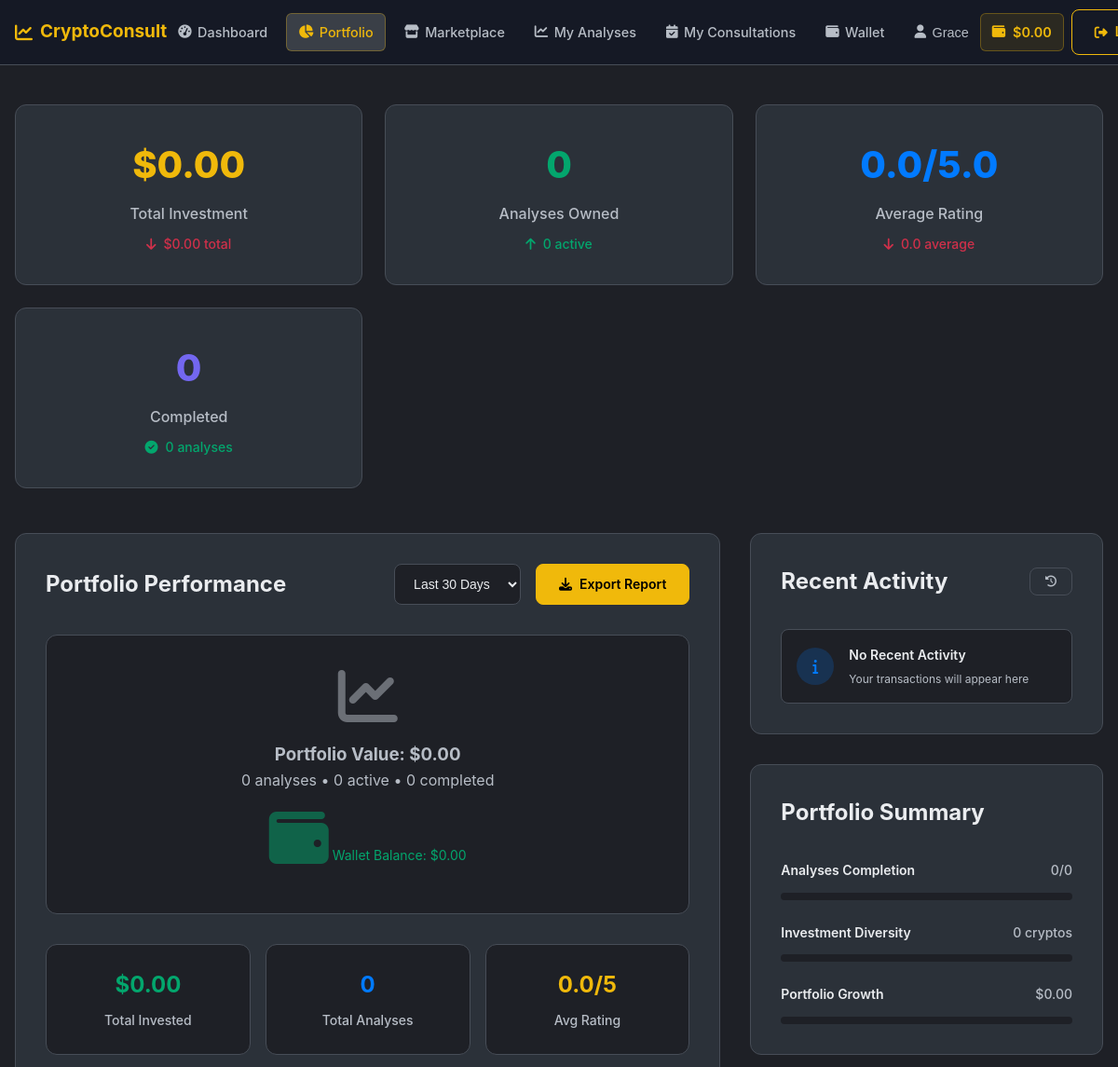
The app's page /portfolio/ (signed in, upper part), older data.
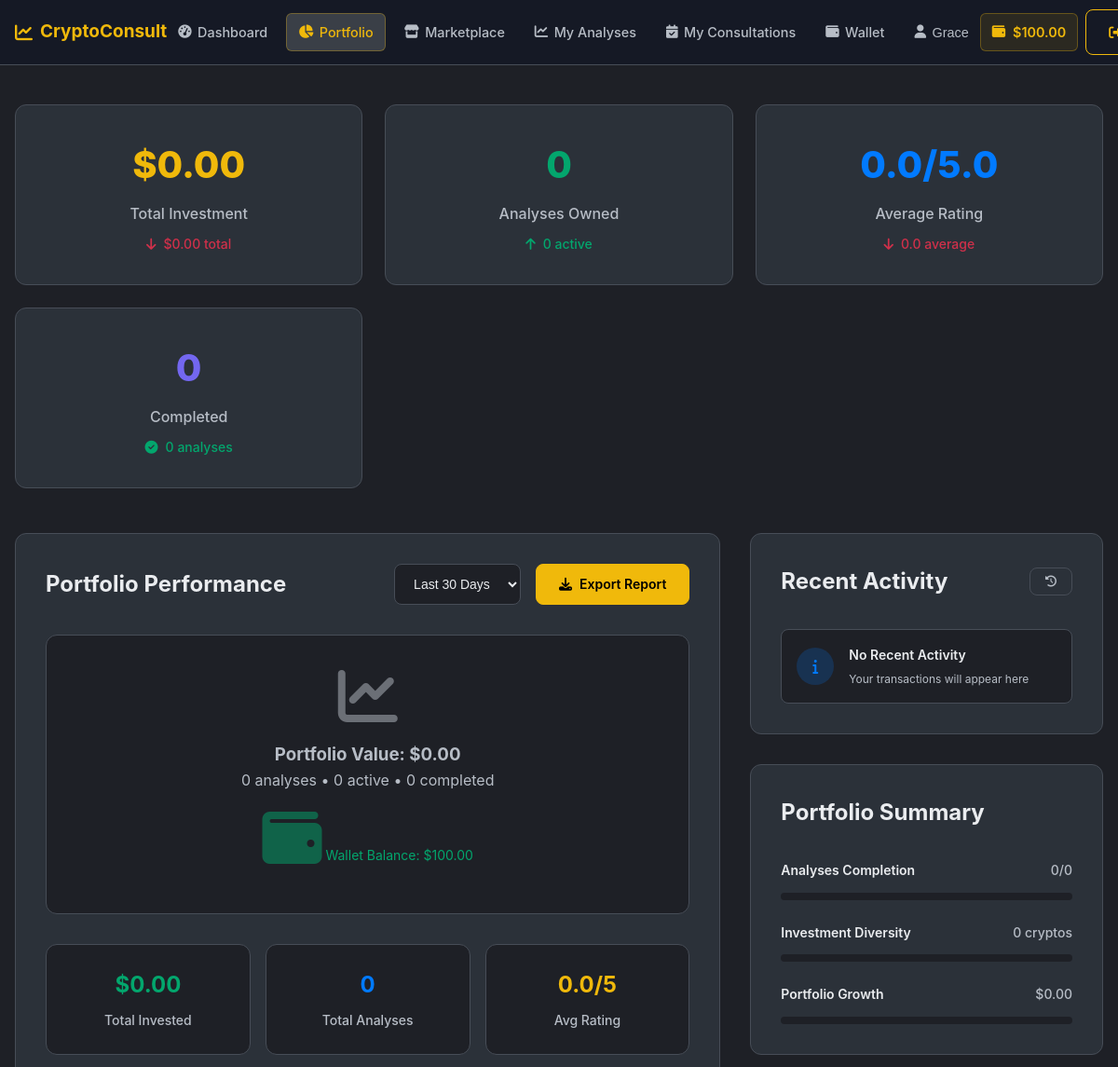
The same page, newer data.
### dashboard/models.py (models this page shows, shortened)
class UserWallet(models.Model):
    PAYMENT_METHODS = [
        ('mpesa', 'M-Pesa'),
        ('paypal', 'PayPal'),
        ('bank', 'Bank Transfer'),
        ('crypto', 'Cryptocurrency'),
        ('wallet', 'Wallet Balance'),
    ]
    user = models.OneToOneField(User, on_delete=models.CASCADE)
    balance = models.DecimalField(max_digits=10, decimal_places=2, default=0.00)
    wallet_id = models.UUIDField(default=uuid.uuid4, unique=True, editable=False)
    mpesa_number = models.CharField(max_length=15, blank=True, null=True)
    mpesa_verified = models.BooleanField(default=False)
    paypal_email = models.EmailField(blank=True, null=True)
    paypal_verified = models.BooleanField(default=False)
    preferred_payment_method = models.CharField(
        max_length=10,
        choices=PAYMENT_METHODS,
        default='mpesa'
    )
    daily_deposit_limit = models.DecimalField(max_digits=10, decimal_places=2, default=10000.00)
    daily_withdrawal_limit = models.DecimalField(max_digits=10, decimal_places=2, default=5000.00)
    created_at = models.DateTimeField(auto_now_add=True)
    updated_at = models.DateTimeField(auto_now=True)

### dashboard/views.py (the view)
# urls.py: path('portfolio/', views.portfolio, name='portfolio'),
@login_required
def portfolio(request):
    user_wallet, created = UserWallet.objects.get_or_create(user=request.user)
    purchased_analyses = PurchasedAnalysis.objects.filter(
        user=request.user
    ).select_related('analysis').order_by('-purchased_at')
    balance_kes = usd_to_kes(user_wallet.balance)
    total_investment = sum(p.purchase_price for p in purchased_analyses)
    total_investment_kes = usd_to_kes(total_investment)
    active_analyses = purchased_analyses.filter(access_expires__isnull=True).count()
    completed_analyses = purchased_analyses.filter(access_expires__isnull=False).count()
    context = {
        'user_wallet': user_wallet,
        'purchased_analyses': purchased_analyses,
        'total_investment': total_investment,
        'total_investment_kes': total_investment_kes,
        'active_analyses': active_analyses,
        'completed_analyses': completed_analyses,
        'balance_kes': balance_kes,
        'exchange_rate': USD_TO_KES_RATE,
    }
    return render(request, 'dashboard/portfolio.html', context)

### dashboard/views.py (called while the page is built)
def usd_to_kes(amount_usd):
    return Decimal(amount_usd) * USD_TO_KES_RATE

### templates/dashboard/portfolio.html (shortened to what the changed rows need)
{% extends "base.html" %}
{% load static %}
{% block content %}
<div class="portfolio-container">
    <div class="portfolio-grid">
        <div>
            <section class="performance-section">
                <div class="section-header">
                    <h2 class="section-title">Portfolio Performance</h2>
                </div>
                <div class="chart-container">
                    <div class="placeholder-chart">
                        <i class="fas fa-chart-line"></i>
                        <h3>Portfolio Value: ${{ total_investment|floatformat:2|default:"0.00" }}</h3>
                        <p>{{ purchased_analyses.count|default:0 }} analyses • {{ active_analyses|default:0 }} active • {{ completed_analyses|default:0 }} completed</p>
                        <div style="margin-top: 1rem; font-size: 0.875rem; color: var(--binance-green);">
                            <i class="fas fa-wallet"></i> Wallet Balance: ${{ user_wallet.balance|floatformat:2|default:"0.00" }}
                        </div>
                    </div>
                </div>
            </section>
        </div>
        <div class="portfolio-sidebar">
            <section class="activity-section">
                <div class="section-header">
                    <h2 class="section-title">Recent Activity</h2>
                </div>
            </section>
            <section class="progress-section">
                <div class="section-header">
                    <h2 class="section-title">Portfolio Summary</h2>
                </div>
            </section>
        </div>
    </div>
</div>
{% endblock %}

### templates/base.html (shortened to what this page needs)
<!DOCTYPE html>
{% load static %}
<html lang="en">
<head>
    <link rel="stylesheet" href="https://cdnjs.cloudflare.com/ajax/libs/font-awesome/6.4.0/css/all.min.css">
</head>
<body>
    <header>
        <div class="container">
            <div class="header-content">
                <a href="{% url 'base' %}" class="logo" style="font-size: 19px;">
                    <i class="fas fa-chart-line"></i> CryptoConsult
                </a>
<nav class="desktop-nav">
    {% if user.is_authenticated %}
        <a href="{% url 'dashboard' %}" class="nav-link {% if request.resolver_match.url_name == 'dashboard' %}active{% endif %}">
            <i class="fas fa-tachometer-alt"></i> Dashboard
        </a>
        <a href="{% url 'portfolio' %}" class="nav-link {% if request.resolver_match.url_name == 'portfolio' %}active{% endif %}">
            <i class="fas fa-chart-pie"></i> Portfolio
        </a>
    {% endif %}
    <a href="{% url 'marketplace' %}" class="nav-link {% if request.resolver_match.url_name == 'marketplace' %}active{% endif %}">
        <i class="fas fa-store"></i> Marketplace
    </a>
    {% if user.is_authenticated %}
        <a href="{% url 'purchase_analysis' %}" class="nav-link {% if request.resolver_match.url_name == 'purchase_analysis' %}active{% endif %}">
            <i class="fas fa-chart-line"></i> My Analyses
        </a>
        <a href="{% url 'my_consultations' %}" class="nav-link {% if request.resolver_match.url_name == 'my_consultations' %}active{% endif %}">
            <i class="fas fa-calendar-check"></i> My Consultations
        </a>
        <a href="{% url 'wallet' %}" class="nav-link {% if request.resolver_match.url_name == 'wallet' %}active{% endif %}">
            <i class="fas fa-wallet"></i> Wallet
        </a>
        <div class="user-dropdown">
            <button class="nav-link" id="userMenuBtn" style="background: none; border: none; cursor: pointer;">
                <i class="fas fa-user"></i> {{ user.username }}
            </button>
        </div>
    {% endif %}
</nav>
                <div class="desktop-nav">
                    {% if user.is_authenticated %}
                        {% if user_wallet %}
                        <div class="wallet-balance-mini">
                            <i class="fas fa-wallet text-primary"></i>
                            <span class="text-primary font-semibold">${{ user_wallet.balance|default:"0.00" }}</span>
                        </div>
                        {% endif %}
                        <a href="{% url 'account_logout' %}" class="btn btn-outline">
                            <i class="fas fa-sign-out-alt"></i> Logout
                        </a>
                    {% endif %}
                </div>
            </div>
        </div>
    </header>
    <main>
        {% block content %}{% endblock %}
    </main>
</body>
</html>

Row changes from the older to the newer data that the page shows:
changed UserWallet: balance "0.00" → "100.00"
